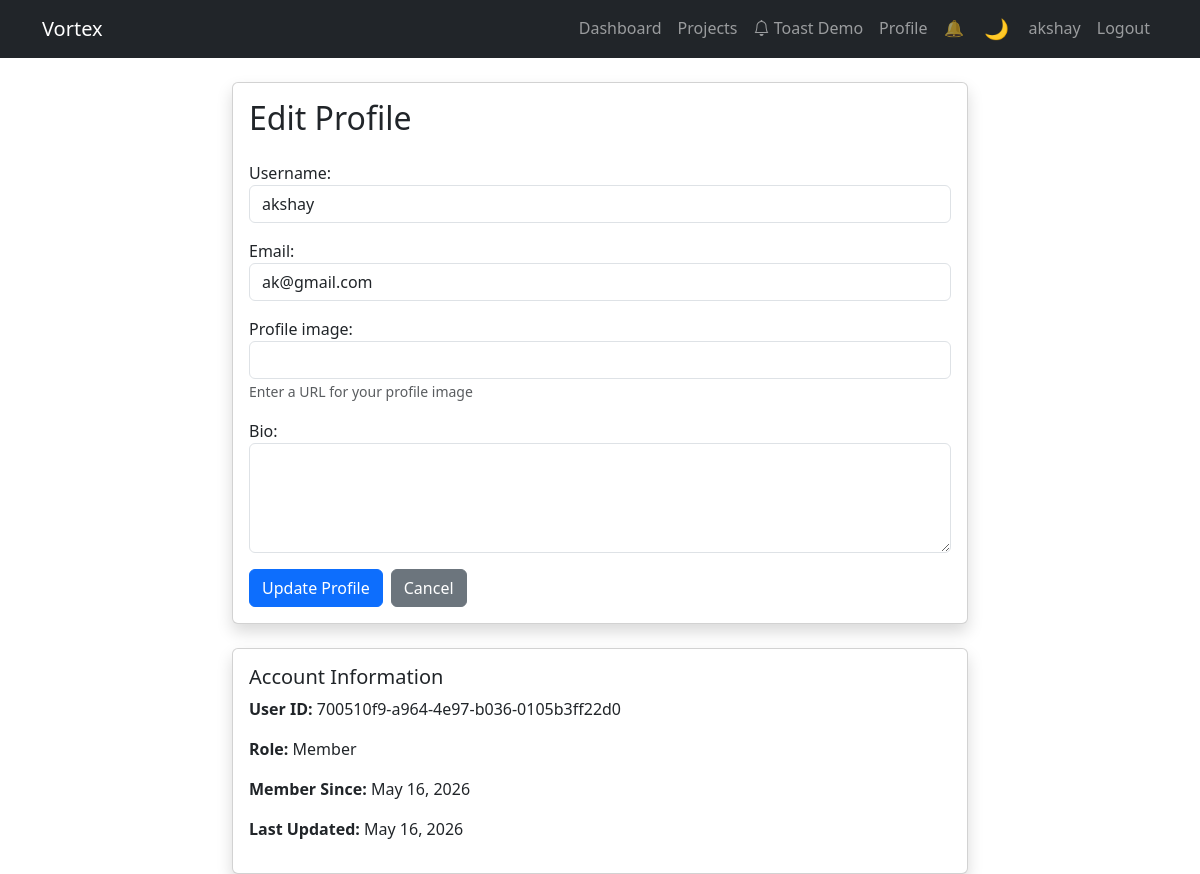
The app's page /api/accounts/profile/ (signed in) with its own data.
### apps/accounts/models.py (models this page shows, shortened)
class User(AbstractUser):
    ROLE_CHOICES = [
        ('admin', 'Admin'),
        ('manager', 'Manager'),
        ('member', 'Member'),
    ]
    id = models.UUIDField(primary_key=True, default=uuid.uuid4, editable=False)
    email = models.EmailField(unique=True)
    profile_image = models.URLField(blank=True, null=True)
    bio = models.TextField(blank=True, null=True)
    role = models.CharField(max_length=20, choices=ROLE_CHOICES, default='member')
    created_at = models.DateTimeField(auto_now_add=True)
    updated_at = models.DateTimeField(auto_now=True)
    USERNAME_FIELD = 'email'
    REQUIRED_FIELDS = ['username']
    class Meta:
        ordering = ['-created_at']

### apps/accounts/views.py (the view)
# urls.py: path('profile/', views.profile_view, name='profile'),
@login_required
def profile_view(request):
    if request.method == 'POST':
        form = ProfileUpdateForm(request.POST, instance=request.user)
        if form.is_valid():
            form.save()
            messages.success(request, 'Profile updated successfully!')
            return redirect('accounts:profile')
    else:
        form = ProfileUpdateForm(instance=request.user)
    return render(request, 'accounts/profile.html', {'form': form})

### apps/accounts/forms.py
class ProfileUpdateForm(forms.ModelForm):
    class Meta:
        model = User
        fields = ['username', 'email', 'profile_image', 'bio']
        widgets = {
            'username': forms.TextInput(attrs={'class': 'form-control'}),
            'email': forms.EmailInput(attrs={'class': 'form-control'}),
            'profile_image': forms.URLInput(attrs={'class': 'form-control'}),
            'bio': forms.Textarea(attrs={'class': 'form-control', 'rows': 4}),
        }

### apps/common/templatetags/json_tags.py (called while the page is built, shortened)
@register.filter(name='safe_json')
def safe_json(value):
    if not value:
        return mark_safe('[]')

### apps/accounts/templates/accounts/profile.html (shortened to what this page needs)
{% extends 'accounts/base.html' %}
{% block content %}
<div class="row justify-content-center">
    <div class="col-md-8">
        <div class="card shadow">
            <div class="card-body">
                <h2 class="card-title mb-4">Edit Profile</h2>
                <form method="post">
                    <div class="mb-3">
                        {{ form.username.label_tag }}
                        {{ form.username }}
                    </div>
                    <div class="mb-3">
                        {{ form.email.label_tag }}
                        {{ form.email }}
                    </div>
                    <div class="mb-3">
                        {{ form.profile_image.label_tag }}
                        {{ form.profile_image }}
                        <small class="form-text text-muted">Enter a URL for your profile image</small>
                    </div>
                    <div class="mb-3">
                        {{ form.bio.label_tag }}
                        {{ form.bio }}
                    </div>
                    <div class="d-flex gap-2">
                        <button type="submit" class="btn btn-primary">Update Profile</button>
                        <a href="{% url 'accounts:dashboard' %}" class="btn btn-secondary">Cancel</a>
                    </div>
                </form>
            </div>
        </div>
        <div class="card shadow mt-4">
            <div class="card-body">
                <h5 class="card-title">Account Information</h5>
                <p><strong>User ID:</strong> {{ user.id }}</p>
                <p><strong>Role:</strong> {{ user.get_role_display }}</p>
                <p><strong>Member Since:</strong> {{ user.created_at|date:"F d, Y" }}</p>
                <p><strong>Last Updated:</strong> {{ user.updated_at|date:"F d, Y" }}</p>
            </div>
        </div>
    </div>
</div>
{% endblock %}

### apps/accounts/templates/accounts/base.html (shortened to what this page needs)
<!DOCTYPE html>
<html lang="en">
<head>
    {% load static %}
    <link href="https://cdn.jsdelivr.net/npm/bootstrap@5.3.0/dist/css/bootstrap.min.css" rel="stylesheet">
    <link rel="stylesheet" href="https://cdn.jsdelivr.net/npm/bootstrap-icons@1.10.0/font/bootstrap-icons.css">
    <link rel="stylesheet" href="{% static 'css/dark-theme.css' %}">
    <link rel="stylesheet" href="{% static 'css/toast-system.css' %}">
    <link rel="stylesheet" href="{% static 'css/health-score.css' %}">
</head>
<body>
    <nav class="navbar navbar-expand-lg navbar-dark bg-dark">
        <div class="container">
            <a class="navbar-brand" href="{% url 'accounts:dashboard' %}">Vortex</a>
            <div class="collapse navbar-collapse" id="navbarNav">
                <ul class="navbar-nav ms-auto">
                    {% if user.is_authenticated %}
                        <li class="nav-item">
                            <a class="nav-link" href="{% url 'accounts:dashboard' %}">Dashboard</a>
                        </li>
                        <li class="nav-item">
                            <a class="nav-link" href="{% url 'projects:project_list' %}">Projects</a>
                        </li>
                        <li class="nav-item">
                            <a class="nav-link" href="{% url 'accounts:toast_demo' %}">
                                <i class="bi bi-bell"></i> Toast Demo
                            </a>
                        </li>
                        <li class="nav-item">
                            <a class="nav-link" href="{% url 'accounts:profile' %}">Profile</a>
                        </li>
                        <li class="nav-item">
                            <button id="sound-toggle" class="nav-link border-0 bg-transparent" aria-label="Toggle sound">
                            </button>
                        </li>
                        <li class="nav-item">
                            <button id="theme-toggle" class="nav-link border-0 bg-transparent" aria-label="Toggle theme">
                            </button>
                        </li>
                        <li class="nav-item">
                            <span class="nav-link">{{ user.username }}</span>
                        </li>
                        <li class="nav-item">
                            <a class="nav-link" href="{% url 'accounts:logout' %}">Logout</a>
                        </li>
                    {% endif %}
                </ul>
            </div>
        </div>
    </nav>
    {% load json_tags %}
    <div class="container mt-4">
        {% block content %}{% endblock %}
    </div>
</body>
</html>

### static/css/dark-theme.css (style rules this page uses)
:root { --bg-primary: #ffffff; --bg-secondary: #f8f9fa; --bg-tertiary: #e9ecef; --text-primary: #212529; --text-secondary: #6c757d; --text-muted: #adb5bd; --border-color: #dee2e6; --card-bg: #ffffff; --modal-bg: #ffffff; --navbar-bg: #212529; --navbar-text: #ffffff; --input-bg: #ffffff; --input-border: #ced4da; --table-bg: #ffffff; --table-hover: #f8f9fa; --dropdown-bg: #ffffff; --dropdown-hover: #f8f9fa; --shadow: rgba(0, 0, 0, 0.1); --shadow-lg: rgba(0, 0, 0, 0.15); }
* { transition: background-color 0.3s ease, color 0.3s ease, border-color 0.3s ease, background 0.3s ease; }
#theme-toggle { background: transparent; border: 1px solid var(--border-color); color: var(--navbar-text); padding: 0.375rem 0.75rem; border-radius: 0.375rem; cursor: pointer; font-size: 1.25rem; transition: all 0.3s ease; }

### records on screen
User: username "akshay", email "ak@gmail.com", id "700510f9-a964-4e97-b036-0105b3ff22d0", role "Member", created_at "May 16, 2026", updated_at "May 16, 2026"
